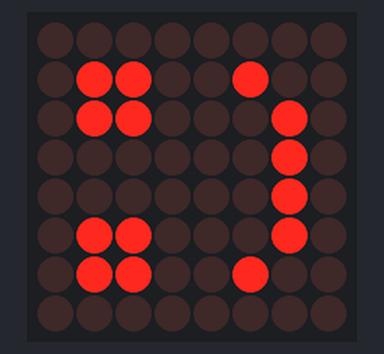
Bench run of a sketch on a simulated Arduino Uno, built with avr-gcc and run on an emulated ATmega328P. Parts: 8×8 LED matrix.

Above: at 0.1 s.
At 2.1 s:
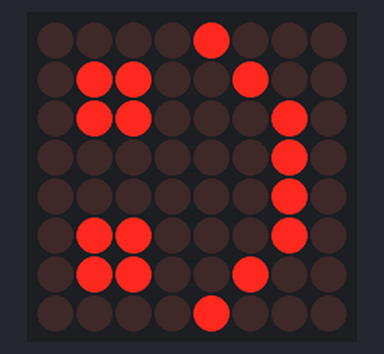
At 4.1 s:
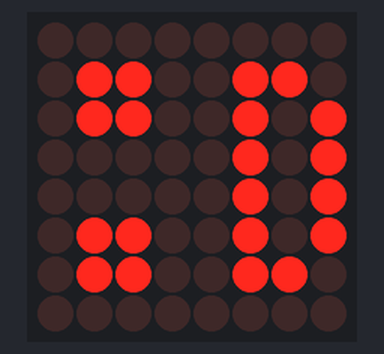
At 6.1 s:
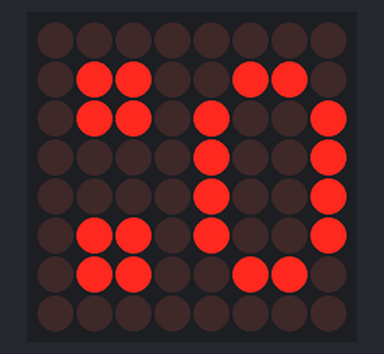
At 8.1 s:
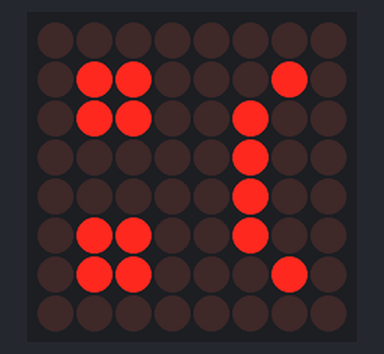

Measured:
- by itself, everything shown: repeats every 10.0 s, in 5 steps
- what the display in image 1 shows lasts 2.0 s, from 2.0 s to 4.0 s

The sketch:

matrix_assistant.ino
```cpp
//We always have to include the library
#include "LedControl.h"

/*
 Now we need a LedControl to work with.
 ***** These pin numbers will probably not work with your hardware *****
 pin 12 is connected to the DataIn
 pin 11 is connected to the CLK
 pin 10 is connected to LOAD
 We have only a single MAX72XX.
 */
LedControl lc=LedControl(4,3,2,1);

/* we always wait a bit between updates of the display */
unsigned long delaytime=1000;

void setup() {
  /*
   The MAX72XX is in power-saving mode on startup,
   we have to do a wakeup call
   */
  lc.shutdown(0,false);
  /* Set the brightness to a medium values */
  lc.setIntensity(0,8);
  /* and clear the display */
  lc.clearDisplay(0);
}

/*
 This method will display the characters for the
 word "Arduino" one after the other on the matrix.
 (you need at least 5x7 leds to see the whole chars)
 */
void normal() {
  /* here is the data for the characters */
  byte a[8]={B00000000,B01100100,B01100010,B00000010,B00000010,B01100010,B01100100,B00000000};
  /* now display them one by one with a small delay */
  lc.setRow(0,0,a[0]);
  lc.setRow(0,1,a[1]);
  lc.setRow(0,2,a[2]);
  lc.setRow(0,3,a[3]);
  lc.setRow(0,4,a[4]);
  lc.setRow(0,5,a[5]);
  lc.setRow(0,6,a[6]);
  lc.setRow(0,7,a[7]);
}

void smile() {
  /* here is the data for the characters */
  byte a[8]={B00001000,B01100100,B01100010,B00000010,B00000010,B01100010,B01100100,B00001000};
  /* now display them one by one with a small delay */
  lc.setRow(0,0,a[0]);
  lc.setRow(0,1,a[1]);
  lc.setRow(0,2,a[2]);
  lc.setRow(0,3,a[3]);
  lc.setRow(0,4,a[4]);
  lc.setRow(0,5,a[5]);
  lc.setRow(0,6,a[6]);
  lc.setRow(0,7,a[7]);
}

void speaking() {
  /* here is the data for the characters */
  byte a[8]={B00000000,B01100110,B01100101,B00000101,B00000101,B01100101,B01100110,B00000000};
  /* now display them one by one with a small delay */
  lc.setRow(0,0,a[0]);
  lc.setRow(0,1,a[1]);
  lc.setRow(0,2,a[2]);
  lc.setRow(0,3,a[3]);
  lc.setRow(0,4,a[4]);
  lc.setRow(0,5,a[5]);
  lc.setRow(0,6,a[6]);
  lc.setRow(0,7,a[7]);
}
void surprised() {
  /* here is the data for the characters */
  byte a[8]={B00000000,B01100110,B01101001,B00001001,B00001001,B01101001,B01100110,B00000000};
  /* now display them one by one with a small delay */
  lc.setRow(0,0,a[0]);
  lc.setRow(0,1,a[1]);
  lc.setRow(0,2,a[2]);
  lc.setRow(0,3,a[3]);
  lc.setRow(0,4,a[4]);
  lc.setRow(0,5,a[5]);
  lc.setRow(0,6,a[6]);
  lc.setRow(0,7,a[7]);
}
void unhappy() {
  /* here is the data for the characters */
  byte a[8]={B00000000,B01100010,B01100100,B00000100,B00000100,B01100100,B01100010,B00000000};
  /* now display them one by one with a small delay */
  lc.setRow(0,0,a[0]);
  lc.setRow(0,1,a[1]);
  lc.setRow(0,2,a[2]);
  lc.setRow(0,3,a[3]);
  lc.setRow(0,4,a[4]);
  lc.setRow(0,5,a[5]);
  lc.setRow(0,6,a[6]);
  lc.setRow(0,7,a[7]);
}

void loop() {
  normal();
  delay(2000);
  smile();
  delay(2000);
  speaking();
  delay(2000);
  surprised();
  delay(2000);
  unhappy();
  delay(2000);
}
```
